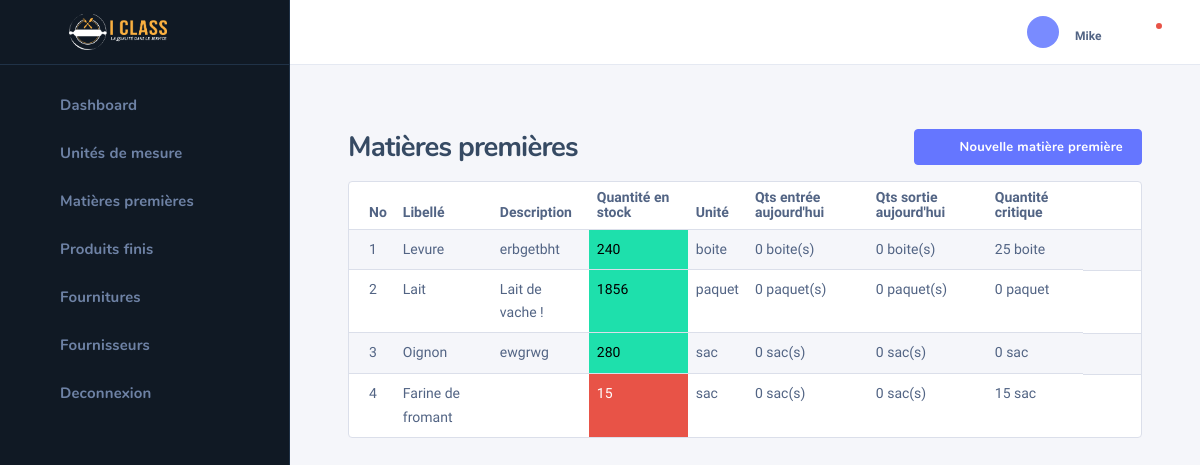
The page /bakery/mp_list/ (signed in) on the database its author committed.
### bakery/models.py (models this page shows, shortened)
class MatierePremiere(models.Model):
    class Meta:
        verbose_name = "Matière première"
    libelle = models.CharField(max_length=255)
    description = models.TextField()
    unite = models.ForeignKey(Unite, on_delete=models.CASCADE)
    critic_qts = models.IntegerField(default=0, blank=True, null=True)
    total_entry = models.IntegerField(default=0, blank=True, null=True)
    total_out = models.IntegerField(default=0, blank=True, null=True)
    @property
    def in_stock(self):
        total = 0
        entries = EntreeMp.objects.filter(matiere_premiere=self)
        outs = SortieMp.objects.filter(matiere_premiere=self)
        for entry in entries:
            total += entry.qts
        for out in outs:
            total -= out.qts
        return total
    @property
    def qts_out(self):
        total = 0
        outs = SortieMp.objects.filter(matiere_premiere=self, date=datetime.datetime.today().date())
        for out in outs:
            total += out.qts
        return total
    @property
    def qts_enters(self):
        total = 0
        entries = EntreeMp.objects.filter(matiere_premiere=self, date=datetime.datetime.today().date())
        for entry in entries:
            total += entry.qts
        return total

class EntreeMp(models.Model):
    class Meta:
        verbose_name = "Entrées de matière première"
    matiere_premiere = models.ForeignKey(MatierePremiere, on_delete=models.CASCADE, null=True, verbose_name="matière première")
    qts = models.IntegerField()
    date = models.DateField(auto_now_add=True, null=True)
    heure = models.TimeField(auto_now_add=True, null=True)
    date_exp = models.DateField(null=True, blank=True, verbose_name="date expiration")
    price = models.DecimalField(max_digits=10, decimal_places=2, null=True, verbose_name="cout total")
    devise = models.CharField(max_length=25, choices=devises, default=devises[1][0])
    completed = models.BooleanField(default=False)
    added_at = models.DateTimeField(auto_now_add=True, null=True)
    is_read_expired = models.BooleanField(default=False)
    taux = models.DecimalField(max_digits=10, decimal_places=2, null=True, blank=True, default=0)

class SortieMp(models.Model):
    class Meta:
        verbose_name = "Sortie de matière première"
    matiere_premiere = models.ForeignKey(MatierePremiere, on_delete=models.CASCADE, null=True)
    qts = models.IntegerField()
    date = models.DateField(auto_now_add=True, null=True)
    heure = models.TimeField(auto_now_add=True, null=True)
    completed = models.BooleanField(default=False)
    added_at = models.DateTimeField(auto_now_add=True, null=True)

class Unite(models.Model):
    class Meta:
        verbose_name = "Unité de mésure"
    name = models.CharField(max_length=255)

### bakery/views.py (the view, shortened to what this page needs)
# urls.py: path('mp_list/', mp_list, name='mp-list'),
@login_required(login_url='login')
def mp_list(request):
    mps = MatierePremiere.objects.all()
    units = Unite.objects.all()
    return render(request, 'bakery/mp_list.html', context={'mps': mps, 'units': units})

### templates/bakery/mp_list.html (shortened to what this page needs)
{% extends 'bakery/base_bakery.html' %}
{% block content %}
    {% include 'bakery/bakery_sidebar.html' %}
    <div class="nk-wrap">
    {% include 'bakery/profile.html' %}
        <div class="nk-content">
            <div class="nk-content ">
                <div class="container-fluid">
                    <div class="nk-content-inner">
                        <div class="nk-content-body">
                            <div class="nk-block-head nk-block-head-sm">
                                <div class="nk-block-between">
                                    <div class="nk-block-head-content">
                                        <h3 class="nk-block-title page-title">Matières premières</h3>
                                    </div>
                                    <div class="nk-block-head-content">
                                        <div class="toggle-wrap nk-block-tools-toggle">
                                            <div class="toggle-expand-content" data-content="pageMenu">
                                                <ul class="nk-block-tools g-3">
                                                    <li class="nk-block-tools-opt">
                                                        <a href="#" data-target="addProduct"
                                                           class="toggle btn btn-primary d-none d-md-inline-flex"><em
                                                                class="icon ni ni-plus"></em><span>Nouvelle matière première</span></a>
                                                    </li>
                                                </ul>
                                            </div>
                                        </div>
                                    </div>
                                </div>
                            </div>
                            <div class="nk-block">
                                <div class="card card-bordered">
                                    <div class="card-inner-group">
                                        <div class="card-inner p-0">
                                            <table class="datatable-init-export nowrap table table-striped"
                                                   data-export-title="Export">
                                                <thead>
                                                <tr>
                                                    <th>No</th>
                                                    <th>Libellé</th>
                                                    <th>Description</th>
                                                    <th>Quantité en stock</th>
                                                    <th>Unité</th>
                                                    <th>Qts entrée aujourd'hui</th>
                                                    <th>Qts sortie aujourd'hui</th>
                                                    <th>Quantité critique</th>
                                                    <th></th>
                                                </tr>
                                                </thead>
                                                <tbody>
                                                {% for mp in mps %}
                                                    <tr>
                                                        <td>{{ forloop.counter }}</td>
                                                        <td>{{ mp.libelle }}</td>
                                                        <td>{{ mp.description }}</td>
                                                        {% if mp.in_stock > mp.critic_qts %}
                                                        <td class="bg-success text-black">{{ mp.in_stock }}</td>
                                                        {% else %}
                                                        <td class="bg-danger text-white">{{ mp.in_stock }}</td>
                                                        {% endif %}
                                                        <td>{{ mp.unite.name }}</td>
                                                        <td>{{ mp.qts_enters }} {{ mp.unite.name }}(s)</td>
                                                        <td>{{ mp.qts_out }} {{ mp.unite.name }}(s)</td>
                                                        <td>{{ mp.critic_qts }} {{ mp.unite.name }}</td>
                                                    <td class="center">
                                                            <ul class="nk-tb-actions gx-1 my-n1">
                                                                <li class="me-n1">
                                                                    <div class="dropdown">
                                                                        <a href="#"
                                                                           class="dropdown-toggle btn btn-icon btn-trigger"
                                                                           data-bs-toggle="dropdown"><em
                                                                                class="icon ni ni-more-h"></em></a>
                                                                    </div>
                                                                </li>
                                                            </ul>
                                                        </td>
                                                    </tr>
                                                {% endfor %}
                                                </tbody>
                                            </table>
                                        </div>
                                    </div>
                                </div>
                            </div>
                        </div>
                    </div>
                </div>
            </div>
        </div>
    </div>
{% endblock %}

### templates/bakery/profile.html (shortened to what this page needs)
{% load static %}
<div class="nk-header nk-header-fixed is-light">
                    <div class="container-fluid">
                        <div class="nk-header-wrap">
                            <div class="nk-header-tools">
                                <ul class="nk-quick-nav">
                                    <li class="dropdown user-dropdown">
                                        <a href="#" class="dropdown-toggle" data-bs-toggle="dropdown">
                                            <div class="user-toggle">
                                                <div class="user-avatar sm">
                                                    <em class="icon ni ni-user-alt"></em>
                                                </div>
                                                <div class="user-info d-none d-md-block">
                                                    <div class="user-status">{{ request.user.userhasrole.role.name }}</div>
                                                    <div class="user-name dropdown-indicator">{{ request.user.username }}</div>
                                                </div>
                                            </div>
                                        </a>
                                    </li>
                                    <li class="dropdown notification-dropdown me-n1">
                                        <a hx-get="{% url 'check-notifications' %}" hx-target="#notifications" hx-trigger="click" hx-swap="innerHTML" class="dropdown-toggle nk-quick-nav-icon" data-bs-toggle="dropdown">
                                            <div class="icon-status icon-status-danger"><em class="icon ni ni-bell"></em></div>
                                        </a>
                                    </li>
                                </ul>
                            </div>
                        </div>
                    </div>
                </div>

### rows shown on the page
MatierePremiere: libelle "Levure", description "erbgetbht", in_stock "240", unite.name "boite", qts_enters "0", qts_out "0", critic_qts "25"
MatierePremiere: libelle "Lait", description "Lait de vache !", in_stock "1856", unite.name "paquet", qts_enters "0", qts_out "0", critic_qts "0"
MatierePremiere: libelle "Oignon", description "ewgrwg", in_stock "280", unite.name "sac", qts_enters "0", qts_out "0", critic_qts "0"
MatierePremiere: libelle "Farine de fromant", in_stock "15", unite.name "sac", qts_enters "0", qts_out "0", critic_qts "15"

### other values the page prints
{{ request.user.username }} "Mike"
